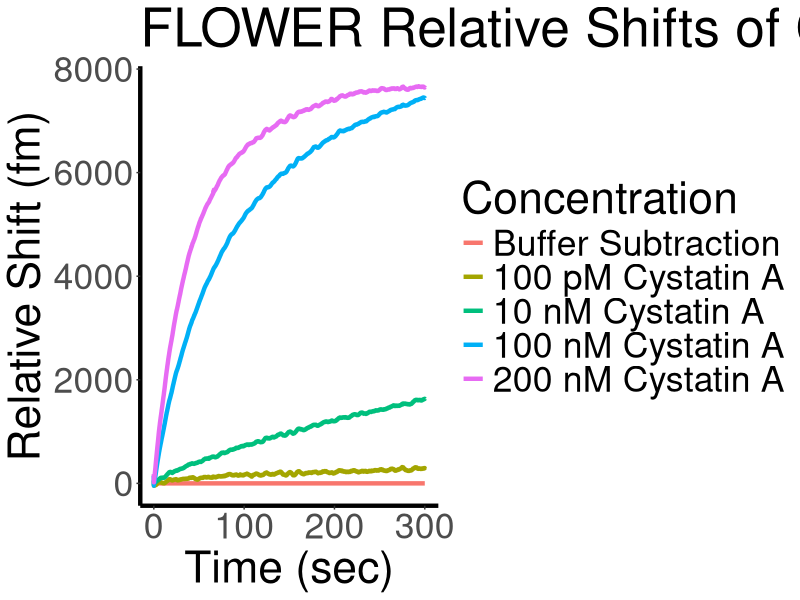

R code for this plot:
library(ggplot2)
library(RColorBrewer)
library(stringr)

setwd('path/to/data')

data <- read.csv('Figure_S4.csv')
colnames(data)[1] <- 'time'
data$Sample <- str_replace(data$Sample, 'buffer', 'Buffer Subtraction')
data$Sample <- str_replace(data$Sample, '100pM', '100 pM Cystatin A')
data$Sample <- str_replace(data$Sample, '10nM', '10 nM Cystatin A')
data$Sample <- str_replace(data$Sample, '100nM', '100 nM Cystatin A')
data$Sample <- str_replace(data$Sample, '200nM', '200 nM Cystatin A')
data$Sample <- factor(data$Sample, levels=c('Buffer Subtraction',
                                            '100 pM Cystatin A',
                                            '10 nM Cystatin A',
                                            '100 nM Cystatin A',
                                            '200 nM Cystatin A'))

svg('Figure_S4.svg', width=16, height=9)
ggplot(data, aes(x=time, y=wavelength, colour=Sample)) +
  geom_line(size=1.5) +
  theme(panel.grid.major=element_blank(),
        panel.grid.minor=element_blank(),
        panel.background=element_blank(),
        axis.line=element_line(colour='black', size=1.5),
        text=element_text(size=32)) +
  labs(title='FLOWER Relative Shifts of Cystatin A Over Time',
       x='Time (sec)',
       y='Relative Shift (fm)',
       colour='Concentration') +
  scale_fill_brewer(palette='Paired')
dev.off()
